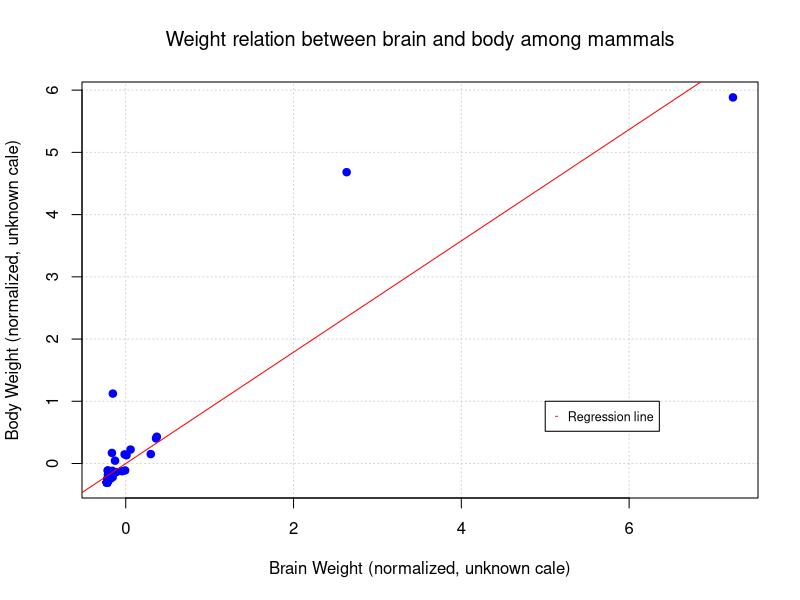

This figure's R source:
data = read.table("x01-data-30Iter.txt")
weights = read.table("x01-weights-30Iter.txt")
plot(data$V2,data$V3,type = "p",pch = 19, col="blue",
    xlab = "Brain Weight (normalized, unknown cale)",
    ylab = "Body Weight (normalized, unknown cale)",
    main = expression(paste("Weight relation between brain and body among mammals")),
    panel.first = grid())
legend(x = 5, y = 1, 
       legend = "Regression line",
       col = c("red"),
       pch="-",
       cex = 0.75)
abline(a= weights$V1,b= weights$V2, col = "red")
